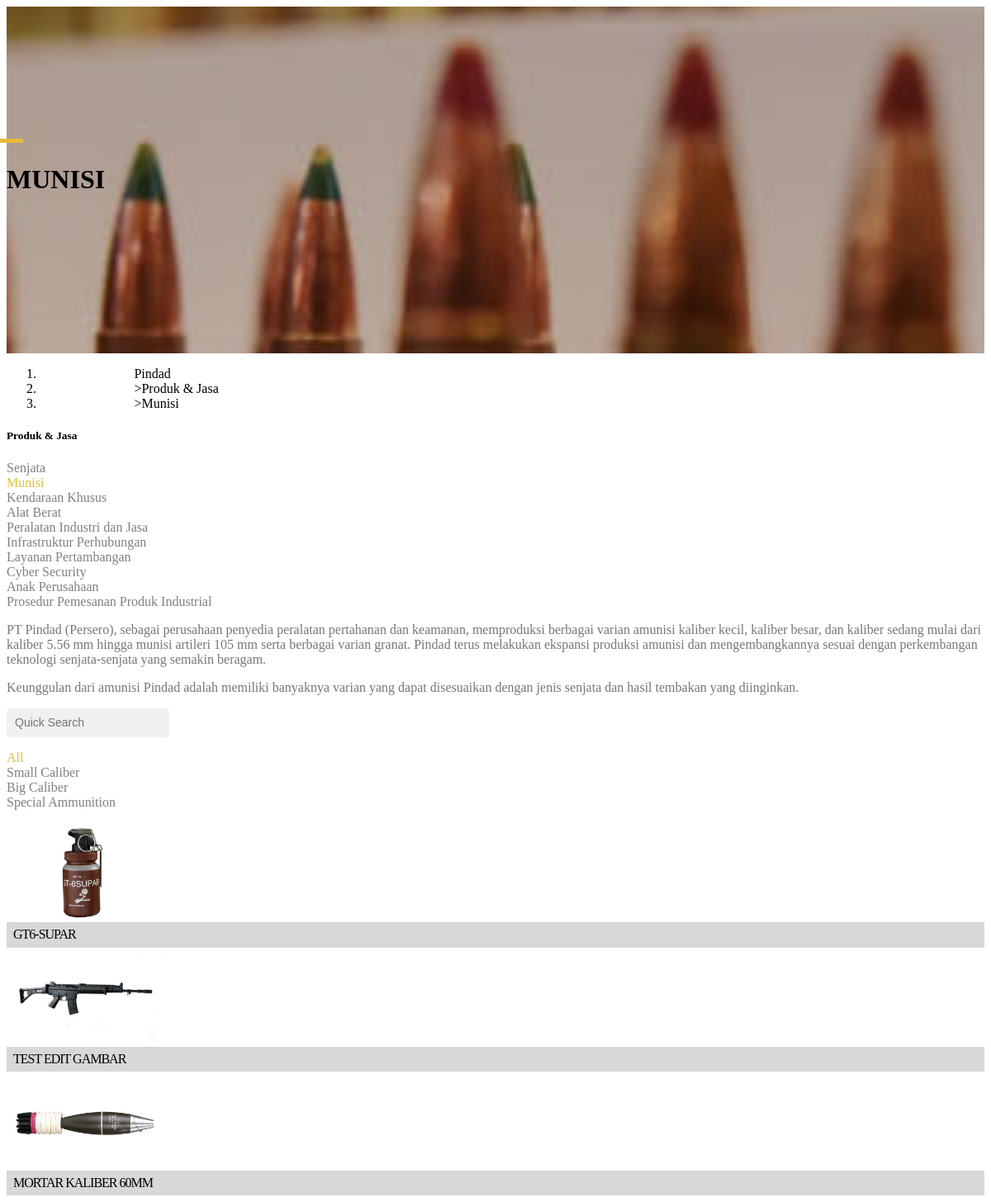
The page /page/ammunition.php on the database its author committed.
### tables this page shows
CREATE TABLE `produk` (
  `id_produk` int(99) NOT NULL,
  `nama_produk` varchar(128) NOT NULL,
  `jenis_produk` varchar(128) NOT NULL,
  `kategori` varchar(128) NOT NULL,
  `gambar` text NOT NULL,
  `video` text NOT NULL,
  `spek` text NOT NULL,
  `deskripsi` varchar(128) NOT NULL,
  `download` varchar(128) NOT NULL
);

### page/ammunition.php (the view, shortened to what this page needs)
<link rel="stylesheet" href="css/template-2.css">
<div class="header-blog text-center" style="background-image: url(img/banner/Header_Munisi.jpg);">
    <span class="garis"></span>
    <h1 class="display-5 text-light"><dt><b>MUNISI</b></dt></h1>
</div>
<nav aria-label="breadcrumb">
    <ol class="breadcrumb">
        <li class="breadcrumb-item font-weight-bold"><a href="index.php">Pindad</a></li>
        <li class="breadcrumb-item font-weight-bold"><a href="">Produk & Jasa</a></li>
        <li class="breadcrumb-item active" aria-current="page">Munisi</li>
    </ol>
</nav>
<div class="container mt-5">
    <div class="row">
        <div class="col-md-3">
            <div class="pb-5">
                <h5 class="font-weight-bold text-dark">Produk & Jasa</h5>
                <ul class="fa-ul list-aside my-3">
                    <li class="py-1"><a href="index.php?page=weapon">Senjata</a></li>
                    <li class="py-1"><a href="index.php?page=ammunition" class="active">Munisi</a></li>
                    <li class="py-1"><a href="index.php?page=special-vehicles">Kendaraan Khusus</a></li>
                    <li class="py-1"><a href="index.php?page=alat-berat">Alat Berat</a></li>
                    <li class="py-1"><a href="index.php?page=peralatan-industri-dan-jasa">Peralatan Industri dan Jasa</a></li>
                    <li class="py-1"><a href="index.php?page=infrastruktur-perhubungan">Infrastruktur Perhubungan</a></li>
                    <li class="py-1"><a href="index.php?page=layanan-pertambangan">Layanan Pertambangan</a></li>
                    <li class="py-1"><a href="index.php?page=cyber-security">Cyber Security</a></li>
                    <li class="py-1"><a href="index.php?page=anak-perusahaan">Anak Perusahaan</a></li>
                    <li class="py-1"><a href="index.php?page=inquiry-process">Prosedur Pemesanan Produk Industrial</a></li>
                </ul>
            </div>
        </div>
        <div class="col-md-9 text-dark isi">
            <p>PT Pindad (Persero), sebagai perusahaan penyedia peralatan pertahanan dan keamanan, memproduksi berbagai varian amunisi kaliber kecil, kaliber besar, dan kaliber sedang mulai dari kaliber 5.56 mm hingga munisi artileri 105 mm serta berbagai varian granat. Pindad terus melakukan ekspansi produksi amunisi dan mengembangkannya sesuai dengan perkembangan teknologi senjata-senjata yang semakin beragam. </p>
            <p>Keunggulan dari amunisi Pindad adalah memiliki banyaknya varian yang dapat disesuaikan dengan jenis senjata dan hasil tembakan yang diinginkan.</p>
        </div>
    </div>
</div>
<div class="container">
    <div class="row">
        <div class="col-md-3">
            <input type="text" class="search" name="search" placeholder="Quick Search" id="search">
            <ul class="fa-ul list-aside my-3 kategoris">
                <li class="py-1 active" id="kategori-all">All</a></li>
                <li class="py-1" id="kategori-small">Small Caliber</a></li>
                <li class="py-1" id="kategori-big">Big Caliber</a></li>
                <li class="py-1" id="kategori-special">Special Ammunition</a></li>
            </ul>
        </div>
        <div class="col-md-9 row mb-5" id="produks">
            <?php
                $select = mysqli_query($connection, "select * from produk where jenis_produk='Munisi'");
                while($data = mysqli_fetch_array($select)){
                    ?>
                    <div class="col-md-3 mb-2 px-2 produks-card" data-target="<?php echo $data['kategori'] ?>">
                        <div class="card">
                            <img class="card-img-top" src="admin/upload/<?php echo explode("-", $data["gambar"])[0]; ?>/gambar/<?php echo explode("-", $data["gambar"])[1]; ?>">
                            <div class="card-body font-weight-bold nama-produk">
                                <?php echo $data["nama_produk"]; ?>
                            </div>
                        </div>
                    </div>
                    <?php
                }
            ?>
        </div>
    </div>
</div>

### css/template-2.css (style rules this page uses)
.header-blog { width: 100%; padding-top: 170px; padding-bottom: 170px; background: no-repeat center center scroll; background-attachment: fixed; background-size: cover; }
.garis { background-color: #eaba3a; width: 40px; height: 5px; position: absolute; transform: translate(-50%, -10px); }
.breadcrumb-item { padding-left: 10%; }
.breadcrumb-item a { text-decoration: none; color: black; }
.breadcrumb-item + .breadcrumb-item::before { content: ">"; }
.list-aside { transform: translateX(-40px); }
.list-aside li, .list-aside li a { text-decoration: none; color: #808080; transition: all 100ms; cursor: pointer; }
.list-aside li:hover, .list-aside li a:active, .list-aside .active { color: #eaba3a; }
.search { padding: 10px; background-color: rgb(240, 240, 240); border: 0; border-radius: 5px; }
.search::placeholder { font-size: 14px; }
.card-body { background-color: rgb(216, 216, 216); height: fit-content; max-height: 40px; display: flex; justify-content: start; align-items: center; letter-spacing : -1px; padding: 0.5em; }
.card-img-top { height: 120px; object-fit: cover; }
.nama-produk { line-height: 90%; height: fit-content; max-height: 70px; text-transform: uppercase; }
.isi p { color: #777; }

### rows shown on the page
produk: shows a picture, nama_produk "GT6-SUPAR"
produk: shows a picture, nama_produk "TEST EDIT GAMBAR"
produk: shows a picture, nama_produk "MORTAR KALIBER 60MM"
